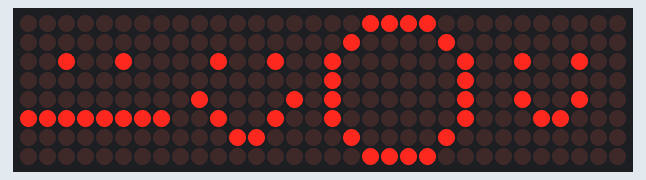
Simulated run of this sketch. Board: Arduino Uno, built with avr-gcc and run on an emulated ATmega328P. Parts: 32×8 LED matrix.

Above: at 0.1 s.

The sketch:

led_matrix_ic.ino
```cpp
#include "LedControl.h"

LedControl lc=LedControl(10,12,11,4);  // Pins: DIN,CLK,CS, # of Display connected

unsigned long delayTime=200;  // Delay between Frames


byte face[] = {B00111100,B01000010,B10000001,B10000001,B10000001,B10000001,B01000010,B00111100};
byte happy[] = {B00000000,B00000000,B00100100,B00000000,B00100100,B00011000,B00000000,B00000000};byte happy_trial[] = {B00000000,B00000000,B00100100,B00000000,B01000010,B00100100,B00011000,B00000000};
byte blank[] = {B00000000,B00000000,B00100100,B00000000,B00000000,B11111111,B00000000,B00000000};
void setup()
{
  lc.shutdown(0,false);  // Wake up displays
  lc.shutdown(1,false);
  lc.shutdown(2,false);  // Wake up displays
  lc.shutdown(3,false);
  lc.setIntensity(0,5);  // Set intensity levels
  lc.setIntensity(1,5);
  lc.setIntensity(2,5);  // Set intensity levels
  lc.setIntensity(3,5);
  lc.clearDisplay(0);  // Clear Displays
  lc.clearDisplay(1);
  lc.clearDisplay(2);  // Clear Displays
  lc.clearDisplay(3);
}


//  Take values in Arrays and Display them


void face1()
{

  for (int i = 0; i < 8; i++)
  {
    lc.setRow(1,i,face[i]);
    lc.setIntensity(0,3);
    //delay(100);
  }

}

void happy1()
{
  //face1();
  for (int i = 0; i < 8; i++)
  {
    lc.setRow(0,i,happy[i]);
    lc.setIntensity(0,5);
    //delay(100);
  }
  //lc.clearDisplay(0);
}
void blank1()
{

  for (int i = 0; i < 8; i++)
  {
    lc.setRow(3,i,blank[i]);
    //delay(100);
  }
  //lc.clearDisplay(0);
}

void happy12()
{
  face1();
  for (int i = 0; i < 8; i++)
  {
    lc.setRow(2,i,happy_trial[i]);
    //delay(100);
  }
}
void loop()
{

     face1();
     //delay(1000);
     happy1();
     //delay(1000);
     happy12();
     //delay(1000);
     blank1();
     //delay(1000);


  }

    /*test1();
    delay(1500);
    p1();
   delay(1500);*/
```
